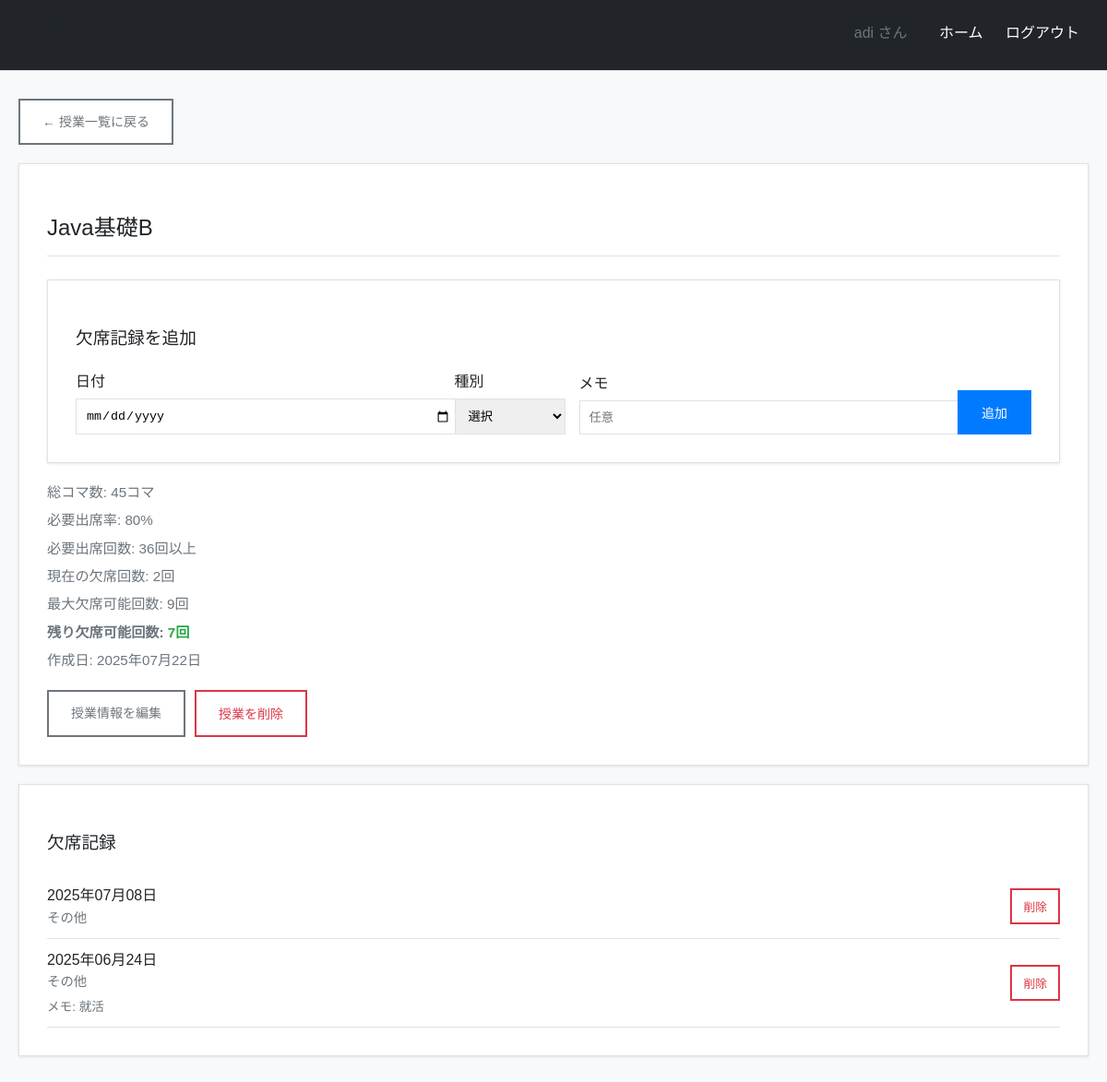
Page /course/5/ (signed in) on the committed database.
### sabotage_app/models.py (models this page shows, shortened)
class Course(models.Model):
    user = models.ForeignKey(User, on_delete=models.CASCADE)
    name = models.CharField(max_length=100, verbose_name="授業名")
    total_time_block = models.IntegerField(verbose_name="総コマ数")
    need_percent = models.FloatField(validators=[MinValueValidator(0), MaxValueValidator(100)], verbose_name="必要出席率")
    created_at = models.DateTimeField(auto_now_add=True)
    updated_at = models.DateTimeField(auto_now=True)
    class Meta:
        ordering = ['name']

class SabotageRecord(models.Model):
    course = models.ForeignKey(Course, on_delete=models.CASCADE, related_name='sabotagerecord')
    date = models.DateField()
    absence_type = models.CharField(max_length=10)
    note = models.TextField(blank=True)
    created_at = models.DateTimeField(auto_now_add=True)

### sabotage_app/views.py (the view)
@method_decorator(login_required, name='dispatch')
class CourseDetailView(View):
    def get(self, request, course_id):
        course = get_object_or_404(Course, id=course_id, user=request.user)
        sabotage_records = SabotageRecord.objects.filter(course=course).order_by('-date')
        total_classes = course.total_time_block
        required_attendance_rate = course.need_percent / 100
        required_attendance_count = total_classes * required_attendance_rate
        current_absence_count = sabotage_records.count()
        max_absence_count = total_classes - required_attendance_count
        remaining_absence_count = max_absence_count - current_absence_count
        context = {
            'course': course,
            'sabotage_records': sabotage_records,
            'current_absence_count': current_absence_count,
            'max_absence_count': int(max_absence_count),
            'remaining_absence_count': int(remaining_absence_count),
            'total_classes': total_classes,
            'required_attendance_count': int(required_attendance_count),
        }
        return render(request, "sabotage_app/course_detail.html", context)

### templates/sabotage_app/course_detail.html (shortened to what this page needs)
{% extends 'sabotage_app/base.html' %}
{% block content %}
<div style="margin-bottom: 20px;">
    <a href="{% url 'index' %}" class="btn btn-secondary">← 授業一覧に戻る</a>
</div>
<div class="card">
    <h2>{{ course.name }}</h2>
    <div class="card">
        <h3>欠席記録を追加</h3>
        <form method="post" action="{% url 'sabotage_record_edit' %}" style="display: flex; gap: 15px; align-items: end; flex-wrap: wrap;">
            <div style="flex: 1; min-width: 150px;">
                <label for="date" style="display: block; margin-bottom: 5px; font-weight: 400;">日付</label>
                <input type="date" id="date" name="date" required style="width: 100%; padding: 10px; border: 1px solid #dee2e6;">
            </div>
            <div style="flex: 0 0 120px;">
                <label for="absence_type" style="display: block; margin-bottom: 5px; font-weight: 400;">種別</label>
                <select id="absence_type" name="absence_type" required style="width: 100%; padding: 10px; border: 1px solid #dee2e6;">
                    <option value="">選択</option>
                </select>
            </div>
            <div style="flex: 1; min-width: 150px;">
                <label for="note" style="display: block; margin-bottom: 5px; font-weight: 400;">メモ</label>
                <input type="text" id="note" name="note" placeholder="任意" style="width: 100%; padding: 10px; border: 1px solid #dee2e6;">
            </div>
            <button type="submit" class="btn btn-primary">追加</button>
        </form>
    </div>
    <div style="margin-bottom: 20px;">
        <div class="course-info">総コマ数: {{ total_classes }}コマ</div>
        <div class="course-info">必要出席率: {{ required_attendance_rate|default:80 }}%</div>
        <div class="course-info">必要出席回数: {{ required_attendance_count }}回以上</div>
        <div class="course-info">現在の欠席回数: {{ current_absence_count }}回</div>
        <div class="course-info">最大欠席可能回数: {{ max_absence_count }}回</div>
        <div class="course-info">
            <strong>残り欠席可能回数:
                {% if remaining_absence_count > 0 %}
                    <span style="color: #28a745;">{{ remaining_absence_count }}回</span>
                {% elif remaining_absence_count == 0 %}
                    <span style="color: #ffc107;">これ以上休めません</span>
                {% else %}
                    <span style="color: #dc3545;">{{ remaining_absence_count }}回オーバー（単位取得困難）</span>
                {% endif %}
            </strong>
        </div>
        <div class="course-info">作成日: {{ course.created_at|date:"Y年m月d日" }}</div>
    </div>
    <div style="margin-top: 20px; display: flex; gap: 10px; flex-wrap: wrap;">
        <a href="{% url 'course_edit' course.id %}" class="btn btn-secondary">授業情報を編集</a>
        <button onclick="if(confirm('本当に削除しますか？')) { document.getElementById('delete-form').submit(); }" class="btn btn-danger">授業を削除</button>
    </div>
</div>
<div class="card">
    <h3>欠席記録</h3>
    {% if sabotage_records %}
        {% for record in sabotage_records %}
        <div style="border-bottom: 1px solid #dee2e6; padding: 10px 0; display: flex; justify-content: space-between; align-items: center;">
            <div>
                <div style="font-weight: 500;">{{ record.date|date:"Y年m月d日" }}</div>
                <div style="color: #6c757d; font-size: 0.9rem;">{{ record.absence_type }}</div>
                {% if record.note %}
                    <div style="color: #6c757d; font-size: 0.85rem; margin-top: 5px;">メモ: {{ record.note }}</div>
                {% endif %}
            </div>
            <div style="display: flex; gap: 10px;">
                <button onclick="if(confirm('本当に削除しますか？')) { document.getElementById('delete-record-{{ record.id }}').submit(); }" class="btn btn-danger" style="font-size: 0.8rem; padding: 8px 12px;">削除</button>
            </div>
        </div>
        {% endfor %}
    {% else %}
        <div style="text-align: center; color: #6c757d; padding: 20px;">
            まだ欠席記録がありません。
        </div>
    {% endif %}
</div>
{% endblock %}

### templates/sabotage_app/base.html (shortened to what this page needs)
<!DOCTYPE html>
<html lang="ja">
<head>
</head>
<body>
    <div class="header clearfix">
        <h1>欠課管理アプリ</h1>
        <div class="nav">
            {% if user.is_authenticated %}
                <span>{{ user.username }} さん</span>
                <a href="{% url 'index' %}">ホーム</a>
                <a href="{% url 'logout' %}">ログアウト</a>
            {% else %}
                <a href="{% url 'login' %}">ログイン</a>
                <a href="{% url 'signup' %}">新規登録</a>
            {% endif %}
        </div>
    </div>
    <div class="container">
        {% block content %}
        {% endblock %}
    </div>
</body>
</html>

### rows in the picture
Course: name "Java基礎B", created_at "2025年07月22日"
SabotageRecord: date "2025年07月08日", absence_type "その他"
SabotageRecord: date "2025年06月24日", absence_type "その他", note "就活"

### other values in the picture
{{ user.username }} "adi"
{{ total_classes }} "45"
{{ required_attendance_rate|default:80 }} "80"
{{ required_attendance_count }} "36"
{{ current_absence_count }} "2"
{{ max_absence_count }} "9"
{{ remaining_absence_count }} "7"
